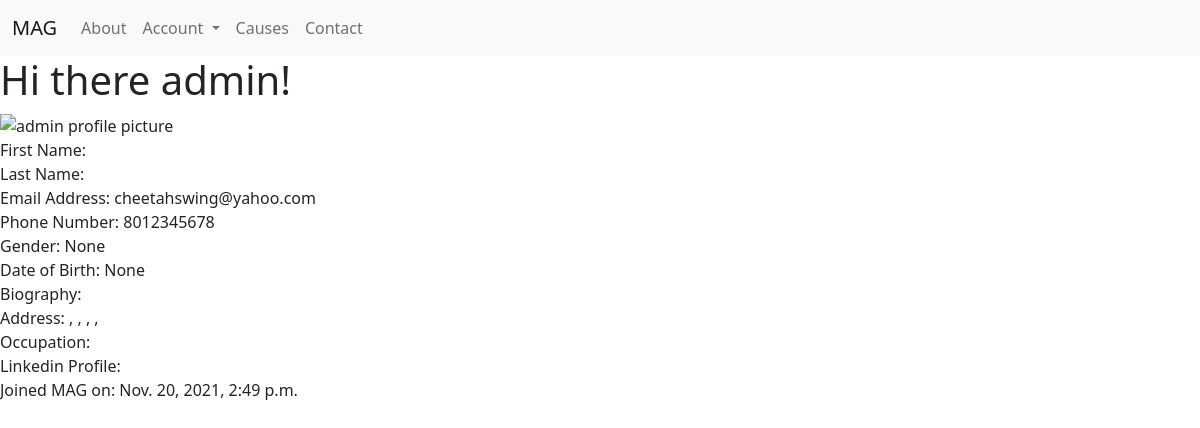
The page /users/p/admin (signed in) on the database as committed earlier.
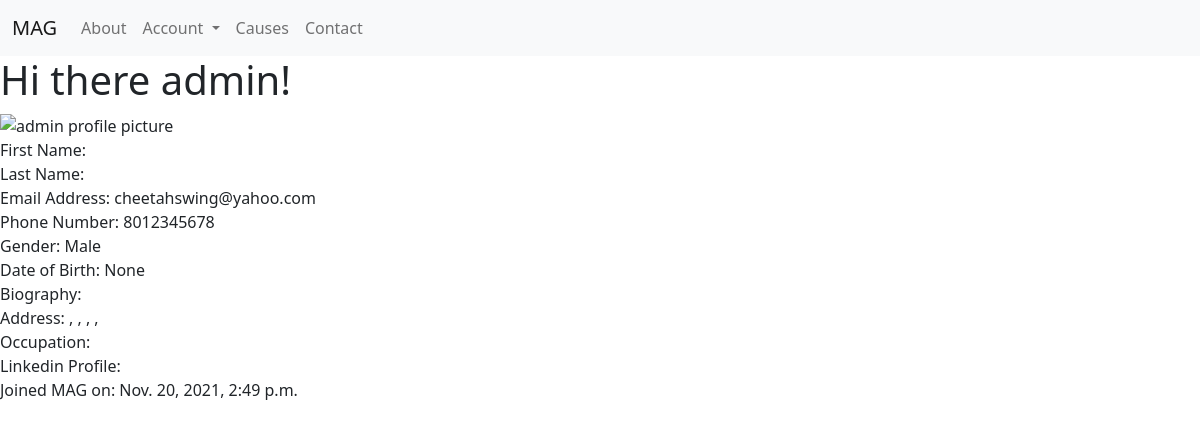
The same page on the database as committed later.
### main/models.py (models this page shows)
class Profile(models.Model):
    user = models.OneToOneField(User, on_delete=models.CASCADE)
    phone = models.IntegerField(blank=True)
    gender = models.CharField(choices=GENDER, max_length=8, null=True, blank=True)
    birthday = models.DateField(null=True, blank=True)
    bio = models.TextField(max_length=500, blank=True)
    address = models.CharField(max_length=255, blank=True)
    city = models.CharField(max_length=32, blank=True)
    lga = models.CharField(max_length=32, blank=True)
    state = models.CharField(max_length=32, blank=True)
    country = models.CharField(max_length=32, blank=True)
    occupation = models.CharField(max_length=64, blank=True)
    linkedin = models.URLField(blank=True)
    followers = models.ManyToManyField(User, related_name = 'followers', blank=True)
    following = models.ManyToManyField(User, related_name = 'following', blank=True)
    profile_pic = models.ImageField(upload_to='main/users/profile-pics/', blank=True)
    amount_contributed = models.FloatField(default=0.0)
    amount_owed = models.FloatField(default=0.0)
    monthly_payment = models.BooleanField(default=False)
    monthly_vote = models.BooleanField(default=False)
    rank = models.CharField(max_length=32, blank=True)

### main/views.py (the view)
# urls.py: path("users/p/<slug>", views.user_profile, name="user-profile"),
@login_required
def user_profile(request, slug):
    try:
        user = User.objects.get(username=slug)
        try:
            profile = Profile.objects.get(user=user)
            context = {
                'profile': profile,
                'user': user
            }
            return render(request, "main/user-profile.html", context)
        except ObjectDoesNotExist:
            messages.info(request, f"{slug} has no profile. Please contact the admin if this is your account")
            return redirect("index")
    except ObjectDoesNotExist:
        messages.info(request, f"{slug} does not exist")
        return redirect("index")

### main/templates/main/user-profile.html (shortened to what this page needs)
{% extends "main/layout.html" %}
{% block body %}
    <main>
        <h1>
            Hi there {{user.username}}!
        </h1>
        <div>
            <img src="{{profile.profile_pic}}" alt="{{user.username}} profile picture">
        </div>
        <div>
            <span>
                First Name:
            </span>
        </div>
        <div>
            <span>
                Last Name:
            </span>
        </div>
        <div>
            <span>
                Email Address:
            </span>
            <span>
                {{user.email}}
            </span>
        </div>
        <div>
            <span>
                Phone Number:
            </span>
            <span>
                {{profile.phone}}
            </span>
        </div>
        <div>
            <span>
                Gender:
            </span>
            <span>
                {{profile.gender}}
            </span>
        </div>
        <div>
            <span>
                Date of Birth:
            </span>
            <span>
                {{profile.birthday}}
            </span>
        </div>
        <div>
            <span>
                Biography:
            </span>
        </div>
        <div>
            <span>
                Address:
            </span>
            <span>
                {{profile.address}}, {{profile.city}}, {{profile.lga}}, {{profile.state}}, {{profile.country}}
            </span>
        </div>
        <div>
            <span>
                Occupation:
            </span>
        </div>
        <div>
            <span>
                Linkedin Profile:
            </span>
        </div>
        <div>
            <span>
                Joined MAG on:
            </span>
            <span>
                {{user.date_joined}}
            </span>
        </div>
    </main>
{% endblock %}

### main/templates/main/layout.html (shortened to what this page needs)
{% load static %}
<!DOCTYPE html>
<html lang="en">
    <head>
        <link href="https://cdn.jsdelivr.net/npm/bootstrap@5.1.3/dist/css/bootstrap.min.css" rel="stylesheet">
    </head>
    <body>
        <nav class="navbar navbar-expand navbar-light bg-light">
            <div class="container-fluid">
                <a class="home-btn navbar-brand" href="{% url 'index' %}">MAG</a>
                <div class="collapse navbar-collapse" id="navbarSupportedContent">
                    <ul class="navbar-nav me-auto mb-2 mb-lg-0">
                        <li class="nav-item">
                            <a class="nav-btn nav-link" href="{% url 'about' %}">About</a>
                        </li>
                        <li class="nav-item dropdown">
                            <a class="nav-link dropdown-toggle" href="#" id="navbarDropdown" role="button"
                                data-bs-toggle="dropdown" aria-expanded="false">
                                Account
                            </a>
                        </li>
                        <li class="nav-item">
                            <a class="nav-link" href="{% url 'causes' %}">Causes</a>
                        </li>
                        <li class="nav-item">
                            <a class="nav-btn nav-link" href="{% url 'contact' %}">Contact</a>
                        </li>
                </div>
            </div>
        </nav>
    {% block body %}
    {% endblock %}
    </body>
</html>

Rows that differ between the two databases and show on the page:
changed Profile "None": gender "None" → "Male"
